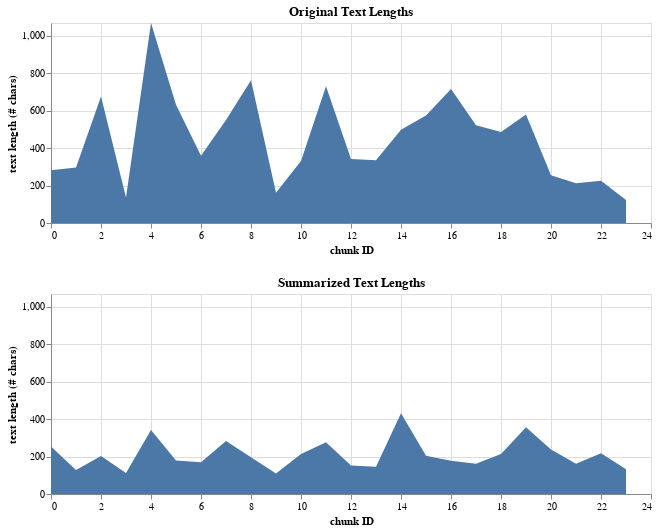

Here is the notebook cell this chart was saved with:
### Code cell
# visualize the compression of raw text into summary
df_merged_viz = pd.merge(df_text_temp, df_summary_temp, on='id')

# get text lens
df_merged_viz['text_length'] = df_merged_viz['text'].apply(len)
df_merged_viz['summary_length'] = df_merged_viz['summary'].apply(len)

# Create a common Y scale for both charts
y_scale = alt.Scale(domain=[0, df_merged_viz[['text_length', 'summary_length']].max().max()])

# plot the chart
upper = alt.Chart(df_merged_viz, width=600, height=200, title='Original Text Lengths').mark_area().encode(
    x = alt.X('id', title='chunk ID'),
    y=alt.Y('text_length', scale=y_scale, title='text length (# chars)')
)

lower = alt.Chart(df_merged_viz, width=600, height=200, title='Summarized Text Lengths').mark_area().encode(
    x = alt.X('id', title='chunk ID'),
    y=alt.Y('summary_length', scale=y_scale, title='text length (# chars)')
)

upper & lower

### Figure 1 — Vega-Lite specification as saved in the notebook (floating-point values rounded to 4 significant figures)
{"config": {"view": {"continuousWidth": 400, "continuousHeight": 300}}, "vconcat": [{"mark": "area", "encoding": {"x": {"field": "id", "title": "chunk ID", "type": "quantitative"}, "y": {"field": "text_length", "scale": {"domain": [0, 1067.0]}, "title": "text length (# chars)", "type": "quantitative"}}, "height": 200, "title": "Original Text Lengths", "width": 600}, {"mark": "area", "encoding": {"x": {"field": "id", "title": "chunk ID", "type": "quantitative"}, "y": {"field": "summary_length", "scale": {"domain": [0, 1067.0]}, "title": "text length (# chars)", "type": "quantitative"}}, "height": 200, "title": "Summarized Text Lengths", "width": 600}], "data": {"name": "data-a65c7dac101b4b4952ad46b216820073"}, "$schema": "https://vega.github.io/schema/vega-lite/v4.17.0.json", "datasets": {"data-a65c7dac101b4b4952ad46b216820073": [{"id": 0, "text": "Data science is an interdisciplinary academic field that uses statistics, scientific computing, scientific methods, processes, scientific visualization, algorithms and systems to extract or extrapolate knowledge and insights from potentially noisy, structured, or unstructured data.", "summary": "data science is an interdisciplinary academic field that uses statistics, scientific computing, scientific methods, processes, scientific visualization, algorithms and systems to extract or extrapolate knowledge and insights from potentially noisy data.", "text_length": 282, "summary_length": 253}, {"id": 1, "text": "Data science also integrates domain knowledge from the underlying application domain (e.g., natural sciences, information technology, and medicine). Data science is multifaceted and can be described as a science, a research paradigm, a research method, a discipline, a workflow, and a profession.", "summary": "data science is multifaceted and can be described as a science, a research paradigm, a discipline, a workflow, and a profession.", "text_length": 296, "summary_length": 128}, {"id": 2, "text": "Data science is \"a concept to unify statistics, data analysis, informatics, and their related methods\" to \"understand and analyze actual phenomena\" with data. It uses techniques and theories drawn from many fields within the context of mathematics, statistics, computer science, information science, and domain knowledge. However, data science is different from computer science and information science. Turing Award winner Jim Gray imagined data science as a \"fourth paradigm\" of science (empirical, theoretical, computational, and now data-driven) and asserted that \"everything about science is changing because of the impact of information technology\" and the data deluge.", "summary": "data science is a concept to unify statistics, data analysis, informatics. it uses techniques and theories drawn from many fields. data science is different from computer science and information science.", "text_length": 675, "summary_length": 203}, {"id": 3, "text": "A data scientist is a professional who creates programming code and combines it with statistical knowledge to create insights from data.", "summary": "data scientist creates programming code and combines it with statistical knowledge to create insights from data.", "text_length": 136, "summary_length": 112}, {"id": 4, "text": "Data science is an interdisciplinary field focused on extracting knowledge from typically large data sets and applying the knowledge and insights from that data to solve problems in a wide range of application domains. The field encompasses preparing data for analysis, formulating data science problems, analyzing data, developing data-driven solutions, and presenting findings to inform high-level decisions in a broad range of application domains. As such, it incorporates skills from computer science, statistics, information science, mathematics, data visualization, information visualization, data sonification, data integration, graphic design, complex systems, communication and business. Statistician Nathan Yau, drawing on Ben Fry, also links data science to human–computer interaction: users should be able to intuitively control and explore data. In 2015, the American Statistical Association identified database management, statistics and machine learning, and distributed and parallel systems as the three emerging foundational professional communities.", "summary": "the field includes preparing data for analysis, formulating data science problems, analyzing data, developing data-driven solutions. it incorporates skills from computer science, statistics, information science, mathematics, data visualization, information visualization, data sonification, data integration, graphic design, complex systems.", "text_length": 1067, "summary_length": 341}, {"id": 5, "text": "Many statisticians, including Nate Silver, have argued that data science is not a new field, but rather another name for statistics. Others argue that data science is distinct from statistics because it focuses on problems and techniques unique to digital data. Vasant Dhar writes that statistics emphasizes quantitative data and description. In contrast, data science deals with quantitative and qualitative data (e.g., from images, text, sensors, transactions, customer information, etc.) and emphasizes prediction and action. Andrew Gelman of Columbia University has described statistics as a non-essential part of data science.", "summary": "statistics emphasize quantitative data and description. others argue data science is distinct from statistics because it focuses on problems and techniques unique to digital data.", "text_length": 631, "summary_length": 179}, {"id": 6, "text": "Stanford professor David Donoho writes that data science is not distinguished from statistics by the size of datasets or use of computing and that many graduate programs misleadingly advertise their analytics and statistics training as the essence of a data-science program. He describes data science as an applied field growing out of traditional statistics.", "summary": "he describes data science as an applied field growing out of traditional statistics. he describes data science as an applied field growing out of traditional statistics.", "text_length": 359, "summary_length": 169}, {"id": 7, "text": "In 1962, John Tukey described a field he called \"data analysis\", which resembles modern data science. In 1985, in a lecture given to the Chinese Academy of Sciences in Beijing, C. F. Jeff Wu used the term \"data science\" for the first time as an alternative name for statistics. Later, attendees at a 1992 statistics symposium at the University of Montpellier  II acknowledged the emergence of a new discipline focused on data of various origins and forms, combining established concepts and principles of statistics and data analysis with computing.", "summary": "in 1985, C. F. Jeff Wu used the term \"data science\" for the first time as an alternative name for statistics. in 1992, attendees at a statistics symposium at the University of Montpellier II acknowledged the emergence of a new discipline focused on data of various origins and forms.", "text_length": 549, "summary_length": 283}, {"id": 8, "text": "The term \"data science\" has been traced back to 1974, when Peter Naur proposed it as an alternative name to computer science. In 1996, the International Federation of Classification Societies became the first conference to specifically feature data science as a topic. However, the definition was still in flux. After the 1985 lecture at the Chinese Academy of Sciences in Beijing, in 1997 C. F. Jeff Wu again suggested that statistics should be renamed data science. He reasoned that a new name would help statistics shed inaccurate stereotypes, such as being synonymous with accounting or limited to describing data. In 1998, Hayashi Chikio argued for data science as a new, interdisciplinary concept, with three aspects: data design, collection, and analysis.", "summary": "the term \"data science\" dates back to 1974, when Peter Naur proposed it as an alternative name to computer science. in 1997, C. F. Jeff Wu suggested that statistics should be renamed data science.", "text_length": 762, "summary_length": 196}, {"id": 9, "text": "During the 1990s, popular terms for the process of finding patterns in datasets (which were increasingly large) included \"knowledge discovery\" and \"data mining\".", "summary": "popular terms for the process of finding patterns in datasets included \"knowledge discovery\" and \"data mining\"", "text_length": 161, "summary_length": 110}, {"id": 10, "text": "In 2012, technologists Thomas H. Davenport and DJ Patil declared \"Data Scientist: The Sexiest Job of the 21st Century\", a catchphrase that was picked up even by major-city newspapers like the New York Times and the Boston Globe. A decade later, they reaffirmed it, stating that \"the job is more in demand than ever with employers\".", "summary": "in 2012, technologists Thomas H. Davenport and DJ Patil declared \"Data Scientist: The Sexiest Job of the 21st Century\" a decade later, they reaffirmed it, saying \"the job is more in demand than ever with employers\"", "text_length": 331, "summary_length": 214}, {"id": 11, "text": "The modern conception of data science as an independent discipline is sometimes attributed to William S. Cleveland. In a 2001 paper, he advocated an expansion of statistics beyond theory into technical areas; because this would significantly change the field, it warranted a new name. \"Data science\" became more widely used in the next few years: in 2002, the Committee on Data for Science and Technology launched the Data Science Journal. In 2003, Columbia University launched The Journal of Data Science. In 2014, the American Statistical Association's Section on Statistical Learning and Data Mining changed its name to the Section on Statistical Learning and Data Science, reflecting the ascendant popularity of data science.", "summary": "\"data science\" became more widely used in the next few years. in 2002, the committee on data for science and technology launched the journal. in 2014, the section on Statistical Learning and Data Mining changed its name to the Section on Statistical Learning and Data Science.", "text_length": 729, "summary_length": 276}, {"id": 12, "text": "The professional title of \"data scientist\" has been attributed to DJ Patil and Jeff Hammerbacher in 2008. Though it was used by the National Science Board in their 2005 report \"Long-Lived Digital Data Collections: Enabling Research and Education in the 21st Century\", it referred broadly to any key role in managing a digital data collection.", "summary": "the title of \"data scientist\" was attributed to DJ Patil and Jeff Hammerbacher in 2008. it refers to any key role in managing a digital data collection.", "text_length": 342, "summary_length": 152}, {"id": 13, "text": "There is still no consensus on the definition of data science, and it is considered by some to be a buzzword. Big data is a related marketing term. Data scientists are responsible for breaking down big data into usable information and creating software and algorithms that help companies and organizations determine optimal operations.", "summary": "there is still no consensus on the definition of data science. data scientists are responsible for breaking down big data into usable information.", "text_length": 335, "summary_length": 146}, {"id": 14, "text": "Data science and data analysis are both important disciplines in the field of data management and analysis, but they differ in several key ways. While both fields involve working with data, data science is more of an interdisciplinary field that involves the application of statistical, computational, and machine learning methods to extract insights from data and make predictions, while data analysis is more focused on the examination and interpretation of data to identify patterns and trends.", "summary": "data science and data analysis are both important disciplines in the field of data management and analysis. both fields involve working with data, but data science is more of an interdisciplinary field that involves the application of statistical, computational, and machine learning methods to extract insights from data. data analysis is more focused on the examination and interpretation of data to identify patterns and trends.", "text_length": 497, "summary_length": 431}, {"id": 15, "text": "Data analysis typically involves working with smaller, structured datasets to answer specific questions or solve specific problems. This can involve tasks such as data cleaning, data visualization, and exploratory data analysis to gain insights into the data and develop hypotheses about relationships between variables. Data analysts typically use statistical methods to test these hypotheses and draw conclusions from the data. For example, a data analyst might analyze sales data to identify trends in customer behavior and make recommendations for marketing strategies.", "summary": "data analysts typically use statistical methods to test these hypotheses. a data analyst might analyze sales data to identify trends in customer behavior and make recommendations for marketing strategies.", "text_length": 573, "summary_length": 204}, {"id": 16, "text": "Data science, on the other hand, is a more complex and iterative process that involves working with larger, more complex datasets that often require advanced computational and statistical methods to analyze. Data scientists often work with unstructured data such as text or images and use machine learning algorithms to build predictive models and make data-driven decisions. In addition to statistical analysis, data science often involves tasks such as data preprocessing, feature engineering, and model selection. For instance, a data scientist might develop a recommendation system for an e-commerce platform by analyzing user behavior patterns and using machine learning algorithms to predict user preferences.", "summary": "data scientists often work with unstructured data such as text or images. data science often involves tasks such as data preprocessing, feature engineering, and model selection.", "text_length": 715, "summary_length": 177}, {"id": 17, "text": "While data analysis focuses on extracting insights from existing data, data science goes beyond that by incorporating the development and implementation of predictive models to make informed decisions. Data scientists are often responsible for collecting and cleaning data, selecting appropriate analytical techniques, and deploying models in real-world scenarios. They work at the intersection of mathematics, computer science, and domain expertise to solve complex problems and uncover hidden patterns in large datasets.", "summary": "data scientists are often responsible for collecting and cleaning data, selecting appropriate analytical techniques, and deploying models in real-world scenarios.", "text_length": 522, "summary_length": 162}, {"id": 18, "text": "Despite these differences, data science and data analysis are closely related fields and often require similar skill sets. Both fields require a solid foundation in statistics, programming, and data visualization, as well as the ability to communicate findings effectively to both technical and non-technical audiences. Both fields benefit from critical thinking and domain knowledge, as understanding the context and nuances of the data is essential for accurate analysis and modeling.", "summary": "data science and data analysis are closely related fields. both fields require a solid foundation in statistics, programming, and data visualization. both fields benefit from critical thinking and domain knowledge.", "text_length": 486, "summary_length": 214}, {"id": 19, "text": "In summary, data analysis and data science are distinct yet interconnected disciplines within the broader field of data management and analysis. Data analysis focuses on extracting insights and drawing conclusions from structured data, while data science involves a more comprehensive approach that combines statistical analysis, computational methods, and machine learning to extract insights, build predictive models, and drive data-driven decision-making. Both fields use data to understand patterns, make informed decisions, and solve complex problems across various domains.", "summary": "data analysis and data science are distinct yet interconnected disciplines within the broader field of data management and analysis. data analysis focuses on extracting insights and drawing conclusions from structured data. data science involves a more comprehensive approach that combines statistical analysis, computational methods, and machine learning.", "text_length": 579, "summary_length": 356}, {"id": 20, "text": "Cloud computing can offer access to large amounts of computational power and storage. In big data, where volumes of information are continually generated and processed, these platforms can be used to handle complex and resource-intensive analytical tasks.", "summary": "cloud computing can offer access to large amounts of computational power and storage. in big data, volumes of information are continually generated and processed. these platforms can handle complex and resource-intensive analytical tasks.", "text_length": 255, "summary_length": 238}, {"id": 21, "text": "Some distributed computing frameworks are designed to handle big data workloads. These frameworks can enable data scientists to process and analyze large datasets in parallel, which can reducing processing times.", "summary": "some distributed computing frameworks are designed to handle big data workloads. these frameworks can allow data scientists to process large datasets in parallel.", "text_length": 212, "summary_length": 162}, {"id": 22, "text": "Data science involve collecting, processing, and analyzing data which often including personal and sensitive information. Ethical concerns include potential privacy violations, bias perpetuation, and negative societal impacts ", "summary": "data science involves collecting, processing, and analyzing data which often includes personal and sensitive information. concerns include potential privacy violations, bias perpetuation, and negative societal impacts.", "text_length": 226, "summary_length": 218}, {"id": 23, "text": "Machine learning models can amplify existing biases present in training data, leading to discriminatory or unfair outcomes.", "summary": "machine learning models can amplify existing biases present in training data. results can lead to discriminatory or unfair outcomes.", "text_length": 123, "summary_length": 132}]}}
